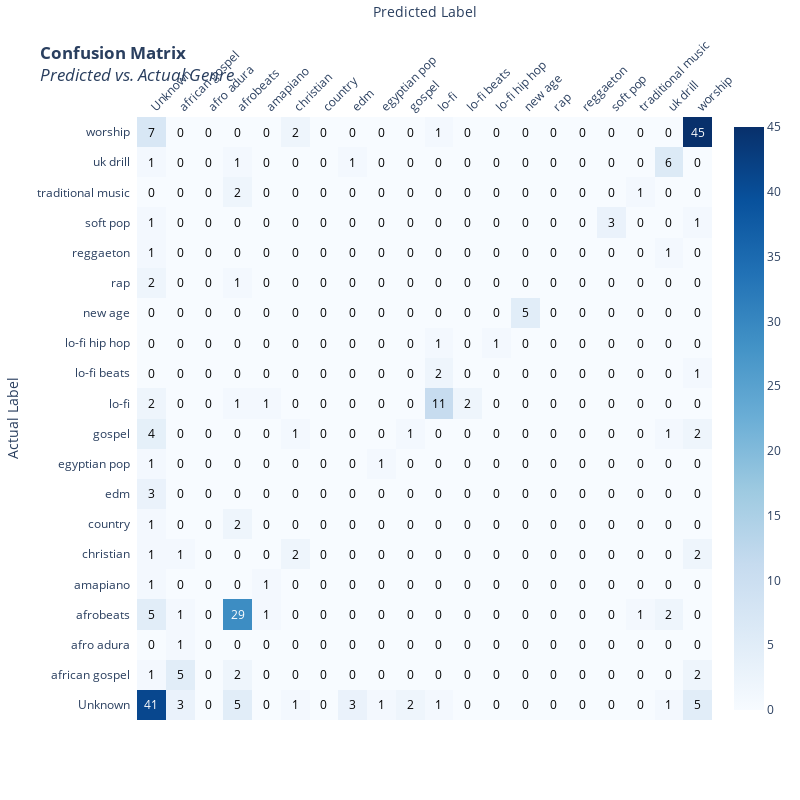

The code cell stored with this chart in its notebook:
### Markdown cell above
Now that we have selected our best model based on cross-validation, it's time for the final performance assessment. We will train the Logistic Regression model on the **entire training set** (`X_train_scaled` and `y_train`) and then evaluate its performance on the **unseen test set** (`X_test_scaled` and `y_test`).

This is the most critical evaluation, as the model has never been exposed to the test data during training or model selection. The results here will give us the best estimate of how the model would perform on new, real-world data. We will generate:
1.  A **Classification Report**, showing detailed metrics (Precision, Recall, F1-Score) for each genre.
2.  A **Confusion Matrix**, to visualize which genres the model is classifying correctly and where it is getting confused.

### Code cell
from sklearn.metrics import classification_report, confusion_matrix
import plotly.figure_factory as ff

# Initialize and train the final model on the entire training set
final_model = LogisticRegression(max_iter=1000, random_state=42)
print("Training the final Logistic Regression model on the full training dataset...")
final_model.fit(X_train_scaled, y_train)
print("✓ Model training complete.")

# Make predictions on the test set
print("\nMaking predictions on the unseen test set...")
y_pred = final_model.predict(X_test_scaled)
print("✓ Predictions complete.")

# Get the original genre names for the report
target_names = label_encoder.classes_

# Generate and print the classification report
print("\n======================================================================")
print("FINAL MODEL EVALUATION: CLASSIFICATION REPORT")
print("======================================================================")
report = classification_report(y_test, y_pred, target_names=target_names, zero_division=0)
print(report)


# Generate and display the confusion matrix
print("\n======================================================================")
print("FINAL MODEL EVALUATION: CONFUSION MATRIX")
print("======================================================================")

# Create the matrix
cm = confusion_matrix(y_test, y_pred)

# The label encoder gives us the original string labels in order
x_labels = target_names
y_labels = target_names

# Create the heatmap figure
fig = ff.create_annotated_heatmap(
    z=cm,
    x=list(x_labels),
    y=list(y_labels),
    colorscale='Blues',
    showscale=True
)

# Add titles and labels
fig.update_layout(
    title_text='<b>Confusion Matrix</b><br><i>Predicted vs. Actual Genre</i>',
    xaxis_title='Predicted Label',
    yaxis_title='Actual Label',
    xaxis=dict(tickangle=-45),
    width=800,
    height=800
)

fig.show()
